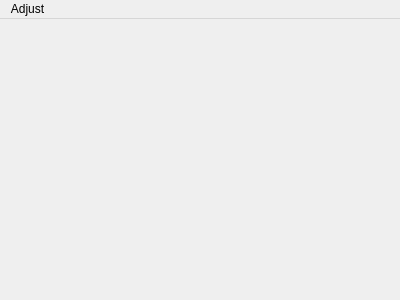
<?xml version="1.0" encoding="UTF-8"?>
<ui version="4.0">
 <class>ImgAdjust</class>
 <widget class="QMainWindow" name="ImgAdjust">
  <property name="geometry">
   <rect>
    <x>0</x>
    <y>0</y>
    <width>400</width>
    <height>300</height>
   </rect>
  </property>
  <property name="windowTitle">
   <string>ImgAdjust</string>
  </property>
  <widget class="QWidget" name="centralWidget">
   <layout class="QHBoxLayout" name="horizontalLayout">
    <item>
     <widget class="QLabel" name="label">
      <property name="sizePolicy">
       <sizepolicy hsizetype="Expanding" vsizetype="Expanding">
        <horstretch>0</horstretch>
        <verstretch>0</verstretch>
       </sizepolicy>
      </property>
      <property name="text">
       <string/>
      </property>
     </widget>
    </item>
   </layout>
  </widget>
  <widget class="QMenuBar" name="menuBar">
   <property name="geometry">
    <rect>
     <x>0</x>
     <y>0</y>
     <width>400</width>
     <height>23</height>
    </rect>
   </property>
   <widget class="QMenu" name="menu">
    <property name="title">
     <string>Adjust</string>
    </property>
    <addaction name="actionOpen"/>
    <addaction name="actionCurve_Adjust"/>
   </widget>
   <addaction name="menu"/>
  </widget>
  <action name="actionCurve_Adjust">
   <property name="text">
    <string>Curve Adjust</string>
   </property>
  </action>
  <action name="actionOpen">
   <property name="text">
    <string>Open</string>
   </property>
  </action>
 </widget>
 <layoutdefault spacing="6" margin="11"/>
 <resources/>
 <connections/>
</ui>
